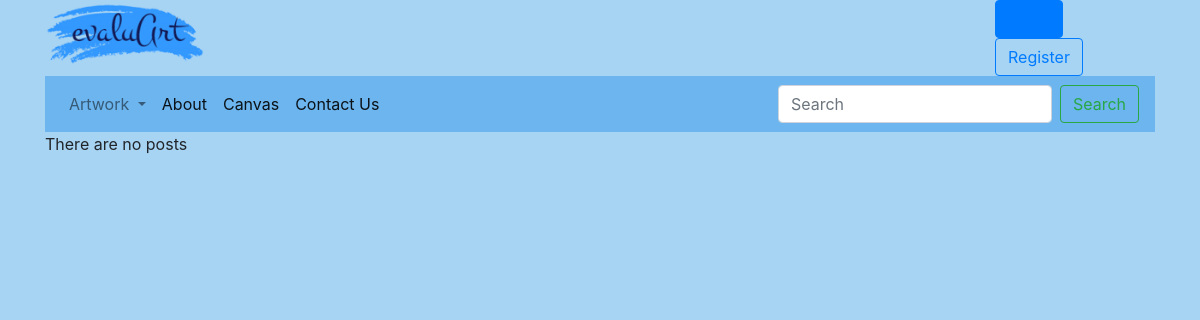
/evaluArt/artwork/, run on an earlier commit of the app's database.
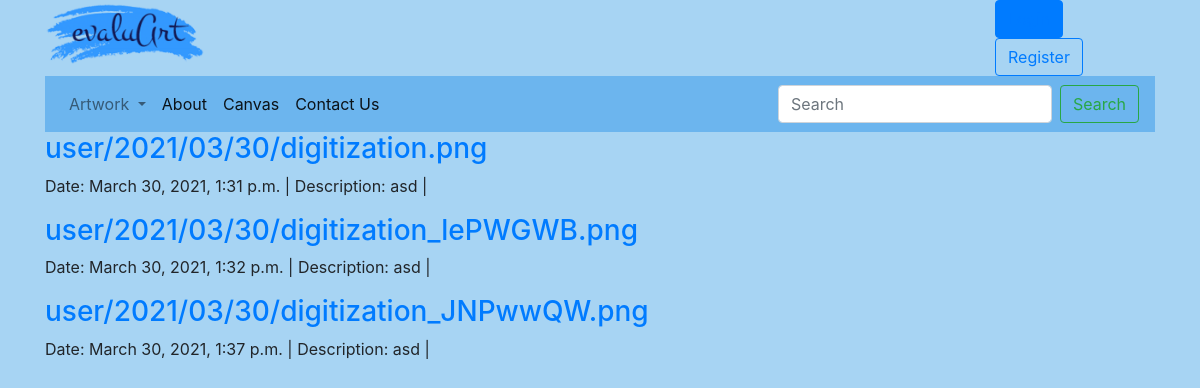
And on a later commit of the database.
### evaluArt/models.py (models this page shows, shortened)
class Artwork(models.Model):
    picture = models.ImageField(upload_to='user/%Y/%m/%d/', blank=True)
    content = models.CharField(max_length = 800)
    date_posted = models.DateTimeField(auto_now_add=True)
    user = models.ForeignKey(UserProfile, on_delete=models.CASCADE)

### evaluArt/views.py (the view)
# urls.py: path('artwork/', views.artwork_list, name='artwork_list'),
def artwork_list(request):
    artwork = Artwork.objects.all()
    return render(request, 'evaluArt/artwork_list.html', {'artwork': artwork})

### templates/evaluArt/artwork_list.html (shortened to what this page needs)
{% extends "evaluArt/base.html"  %}
{% block content_block %}
    <div class="content">
        <div class="section-inner clearfix">
        {% for artwork in artwork %}
            <h3>
                <a href="http://127.0.0.1:8000/{{ artwork.pk }}/">{{ artwork.picture }}</a>
            </h3>
            <p class="artwork-info">
                <span>Date: {{ artwork.date_posted }} </span> |
                <span>Description: {{ artwork.content }} </span> |
            </p>
        {% empty %}
        <p>There are no posts</p>
        {% endfor %}
        </div>
    </div>
{% endblock %}

What changed in the data, as far as the page shows it:
added Artwork: picture "user/2021/03/30/digitization.png", date_posted "March 30, 2021, 1:31 p.m.", content "asd"
added Artwork: picture "user/2021/03/30/digitization_lePWGWB.png", date_posted "March 30, 2021, 1:32 p.m.", content "asd"
added Artwork: picture "user/2021/03/30/digitization_JNPwwQW.png", date_posted "March 30, 2021, 1:37 p.m.", content "asd"
Also different on the page:
text no longer shown: "There are no posts"
